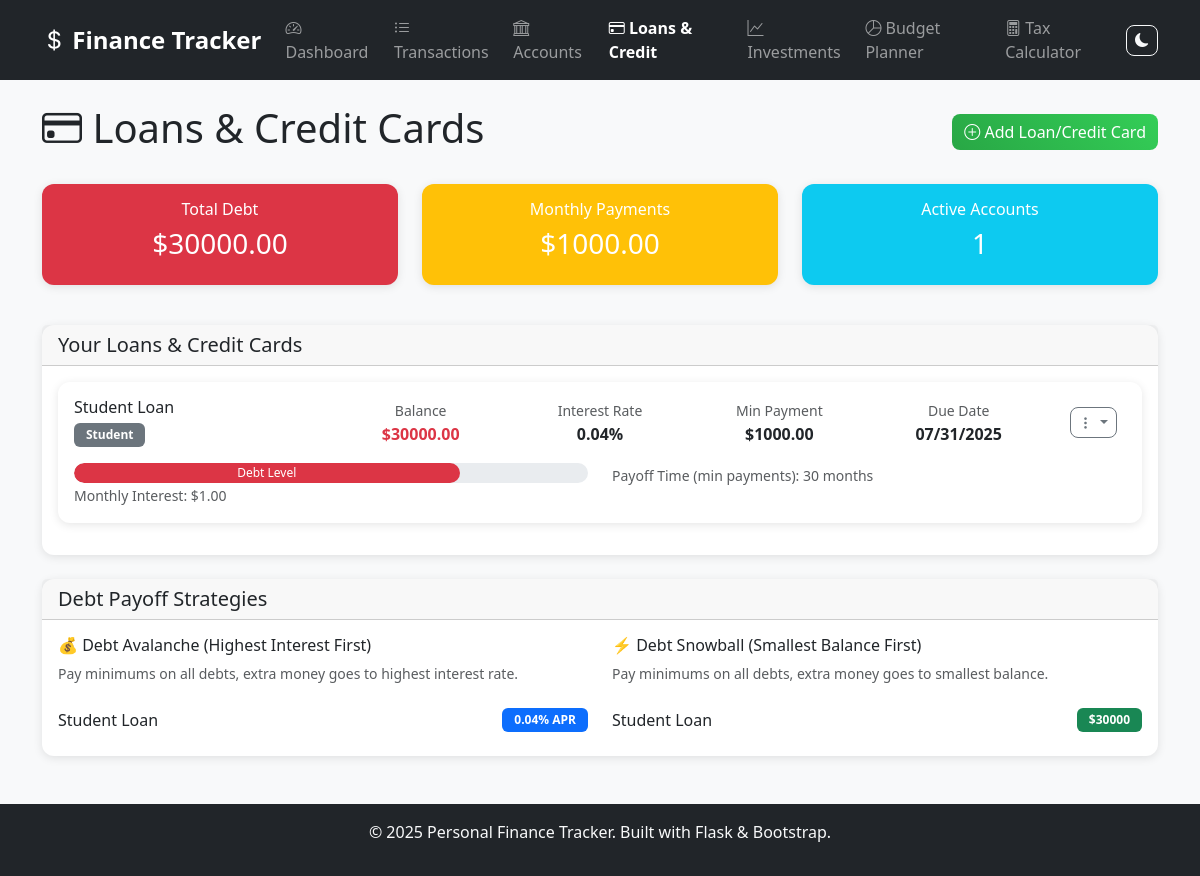
Page /loans on the committed database.
### models/loan.py (models this page shows, shortened)
class Loan(db.Model):
    id = db.Column(db.Integer, primary_key=True)
    name = db.Column(db.String(100), nullable=False)
    balance = db.Column(db.Float, nullable=False)
    original_amount = db.Column(db.Float)
    interest_rate = db.Column(db.Float, nullable=False)  # Annual percentage rate
    minimum_payment = db.Column(db.Float, nullable=False)
    due_date = db.Column(db.Date, nullable=False)
    loan_type = db.Column(db.String(50), nullable=False)  # 'credit_card', 'mortgage', 'auto', 'personal', etc.
    created_at = db.Column(db.DateTime, default=datetime.utcnow)
    def monthly_interest_payment(self):
        monthly_rate = self.interest_rate / 100 / 12
        return self.balance * monthly_rate
    def effective_minimum_payment(self):
        return min(self.minimum_payment, self.balance)
    def is_overpaid(self):
        return self.minimum_payment > self.balance
    def payoff_time_months(self):
        effective_payment = self.effective_minimum_payment()
        if effective_payment <= self.monthly_interest_payment():
            return None  # Will never pay off
        monthly_rate = self.interest_rate / 100 / 12
        if monthly_rate == 0:
            return self.balance / effective_payment
        import math
        numerator = -math.log(1 - (monthly_rate * self.balance / effective_payment))
        denominator = math.log(1 + monthly_rate)
        return numerator / denominator

### app.py (the view)
@app.route('/loans')
def loans():
    loans = Loan.query.all()
    total_monthly_payments = sum(loan.effective_minimum_payment() for loan in loans)
    return render_template('loans.html', loans=loans, total_monthly_payments=total_monthly_payments)

### templates/loans.html (shortened to what this page needs)
{% extends "base.html" %}
{% block content %}
<div class="row">
    <div class="col-12">
        <div class="d-flex justify-content-between align-items-center mb-4">
            <h1><i class="bi bi-credit-card"></i> Loans & Credit Cards</h1>
            <button class="btn btn-success" data-bs-toggle="modal" data-bs-target="#addLoanModal">
                <i class="bi bi-plus-circle"></i> Add Loan/Credit Card
            </button>
        </div>
    </div>
</div>
{% if loans %}
<div class="row mb-4">
    <div class="col-md-4 mb-3">
        <div class="card bg-danger text-white">
            <div class="card-body text-center">
                <h6>Total Debt</h6>
                <h3>${{ "%.2f"|format(loans|map(attribute='balance')|sum) }}</h3>
            </div>
        </div>
    </div>
    <div class="col-md-4 mb-3">
        <div class="card bg-warning text-white">
            <div class="card-body text-center">
                <h6>Monthly Payments</h6>
                <h3>${{ "%.2f"|format(total_monthly_payments) }}</h3>
            </div>
        </div>
    </div>
    <div class="col-md-4 mb-3">
        <div class="card bg-info text-white">
            <div class="card-body text-center">
                <h6>Active Accounts</h6>
                <h3>{{ loans|length }}</h3>
            </div>
        </div>
    </div>
</div>
{% endif %}
<div class="row">
    <div class="col-12">
        <div class="card">
            <div class="card-header">
                <h5 class="card-title mb-0">Your Loans & Credit Cards</h5>
            </div>
            <div class="card-body">
                {% if loans %}
                    {% for loan in loans %}
                    <div class="card mb-3">
                        <div class="card-body">
                            <div class="row align-items-center">
                                <div class="col-md-3">
                                    <h6 class="card-title mb-1">{{ loan.name }}</h6>
                                    <span class="badge {% if loan.loan_type == 'credit_card' %}bg-warning{% elif loan.loan_type == 'mortgage' %}bg-primary{% else %}bg-secondary{% endif %}">
                                        {{ loan.loan_type.replace('_', ' ').title() }}
                                    </span>
                                </div>
                                <div class="col-md-2 text-center">
                                    <small class="text-muted">Balance</small>
                                    <div class="fw-bold text-danger">${{ "%.2f"|format(loan.balance) }}</div>
                                </div>
                                <div class="col-md-2 text-center">
                                    <small class="text-muted">Interest Rate</small>
                                    <div class="fw-bold">{{ "%.2f"|format(loan.interest_rate) }}%</div>
                                </div>
                                <div class="col-md-2 text-center">
                                    <small class="text-muted">Min Payment</small>
                                    <div class="fw-bold">
                                        {% if loan.is_overpaid() %}
                                            <span class="text-warning" title="Payment exceeds balance">
                                                ${{ "%.2f"|format(loan.effective_minimum_payment()) }}*
                                            </span>
                                        {% else %}
                                            ${{ "%.2f"|format(loan.minimum_payment) }}
                                        {% endif %}
                                    </div>
                                </div>
                                <div class="col-md-2 text-center">
                                    <small class="text-muted">Due Date</small>
                                    <div class="fw-bold">{{ loan.due_date.strftime('%m/%d/%Y') }}</div>
                                </div>
                                <div class="col-md-1 text-center">
                                    <div class="dropdown">
                                        <button class="btn btn-sm btn-outline-secondary dropdown-toggle" type="button" data-bs-toggle="dropdown">
                                            <i class="bi bi-three-dots-vertical"></i>
                                        </button>
                                    </div>
                                </div>
                            </div>
                            <div class="row mt-3">
                                <div class="col-md-6">
                                    <div class="progress" style="height: 20px;">
                                        <div class="progress-bar bg-danger" role="progressbar" style="width: 75%">
                                            Debt Level
                                        </div>
                                    </div>
                                    <small class="text-muted">
                                        Monthly Interest: ${{ "%.2f"|format(loan.monthly_interest_payment()) }}
                                    </small>
                                </div>
                                <div class="col-md-6">
                                    {% if loan.payoff_time_months() %}
                                        <small class="text-muted">
                                            Payoff Time (min payments): {{ "%.0f"|format(loan.payoff_time_months()) }} months
                                        </small>
                                    {% else %}
                                        <small class="text-warning">⚠️ Minimum payment doesn't cover interest</small>
                                    {% endif %}
                                </div>
                            </div>
                        </div>
                    </div>
                    {% endfor %}
                {% endif %}
            </div>
        </div>
    </div>
</div>
{% if loans %}
<div class="row mt-4">
    <div class="col-12">
        <div class="card">
            <div class="card-header">
                <h5 class="card-title mb-0">Debt Payoff Strategies</h5>
            </div>
            <div class="card-body">
                <div class="row">
                    <div class="col-md-6">
                        <h6>💰 Debt Avalanche (Highest Interest First)</h6>
                        <p class="text-muted small">Pay minimums on all debts, extra money goes to highest interest rate.</p>
                        <ul class="list-group list-group-flush">
                            {% for loan in loans|sort(attribute='interest_rate', reverse=true) %}
                            <li class="list-group-item d-flex justify-content-between align-items-center px-0">
                                {{ loan.name }}
                                <span class="badge bg-primary">{{ "%.2f"|format(loan.interest_rate) }}% APR</span>
                            </li>
                            {% endfor %}
                        </ul>
                    </div>
                    <div class="col-md-6">
                        <h6>⚡ Debt Snowball (Smallest Balance First)</h6>
                        <p class="text-muted small">Pay minimums on all debts, extra money goes to smallest balance.</p>
                        <ul class="list-group list-group-flush">
                            {% for loan in loans|sort(attribute='balance') %}
                            <li class="list-group-item d-flex justify-content-between align-items-center px-0">
                                {{ loan.name }}
                                <span class="badge bg-success">${{ "%.0f"|format(loan.balance) }}</span>
                            </li>
                            {% endfor %}
                        </ul>
                    </div>
                </div>
            </div>
        </div>
    </div>
</div>
{% endif %}
{% endblock %}

### templates/base.html (shortened to what this page needs)
<!DOCTYPE html>
<html lang="en">
<head>
    <link href="https://cdn.jsdelivr.net/npm/bootstrap@5.3.2/dist/css/bootstrap.min.css" rel="stylesheet">
    <link href="https://cdn.jsdelivr.net/npm/bootstrap-icons@1.11.2/font/bootstrap-icons.css" rel="stylesheet">
    <link rel="stylesheet" href="{{ url_for('static', filename='css/style.css') }}">
</head>
<body>
    <nav class="navbar navbar-expand-lg navbar-dark bg-dark">
        <div class="container">
            <a class="navbar-brand" href="{{ url_for('dashboard') }}">
                <i class="bi bi-currency-dollar"></i> Finance Tracker
            </a>
            <div class="collapse navbar-collapse" id="navbarNav">
                <ul class="navbar-nav me-auto">
                    <li class="nav-item">
                        <a class="nav-link {% if request.endpoint == 'dashboard' %}active{% endif %}"
                           href="{{ url_for('dashboard') }}">
                            <i class="bi bi-speedometer2"></i> Dashboard
                        </a>
                    </li>
                    <li class="nav-item">
                        <a class="nav-link {% if request.endpoint == 'transactions' %}active{% endif %}"
                           href="{{ url_for('transactions') }}">
                            <i class="bi bi-list-ul"></i> Transactions
                        </a>
                    </li>
                    <li class="nav-item">
                        <a class="nav-link {% if request.endpoint == 'accounts' %}active{% endif %}"
                           href="{{ url_for('accounts') }}">
                            <i class="bi bi-bank"></i> Accounts
                        </a>
                    </li>
                    <li class="nav-item">
                        <a class="nav-link {% if request.endpoint == 'loans' %}active{% endif %}"
                           href="{{ url_for('loans') }}">
                            <i class="bi bi-credit-card"></i> Loans & Credit
                        </a>
                    </li>
                    <li class="nav-item">
                        <a class="nav-link {% if request.endpoint == 'investments' %}active{% endif %}"
                           href="{{ url_for('investments') }}">
                            <i class="bi bi-graph-up"></i> Investments
                        </a>
                    </li>
                    <li class="nav-item">
                        <a class="nav-link {% if request.endpoint == 'budget' %}active{% endif %}"
                           href="{{ url_for('budget') }}">
                            <i class="bi bi-pie-chart"></i> Budget Planner
                        </a>
                    </li>
                    <li class="nav-item">
                        <a class="nav-link {% if request.endpoint == 'taxes' %}active{% endif %}"
                           href="{{ url_for('taxes') }}">
                            <i class="bi bi-calculator"></i> Tax Calculator
                        </a>
                    </li>
                </ul>
                <ul class="navbar-nav">
                    <li class="nav-item">
                        <button class="btn btn-outline-light btn-sm" id="darkModeToggle">
                            <i class="bi bi-moon-fill"></i>
                        </button>
                    </li>
                </ul>
            </div>
        </div>
    </nav>
    <main class="container mt-4">
        {% block content %}{% endblock %}
    </main>
    <footer class="bg-dark text-light text-center py-3 mt-5">
        <div class="container">
            <p>&copy; 2025 Personal Finance Tracker. Built with Flask & Bootstrap.</p>
        </div>
    </footer>
</body>
</html>

### static/css/style.css (style rules this page uses)
:root { --primary-color: #007bff; --success-color: #28a745; --danger-color: #dc3545; --warning-color: #ffc107; --info-color: #17a2b8; --light-color: #f8f9fa; --dark-color: #343a40; }
body { font-family: 'Segoe UI', Tahoma, Geneva, Verdana, sans-serif; background-color: var(--light-color); transition: background-color 0.3s ease; }
.navbar-brand { font-weight: bold; font-size: 1.5rem; }
.nav-link.active { font-weight: 600; }
.card { border: none; border-radius: 12px; box-shadow: 0 2px 10px rgba(0, 0, 0, 0.1); transition: transform 0.2s ease, box-shadow 0.2s ease; }
.badge { font-size: 0.75rem; padding: 0.375rem 0.75rem; border-radius: 6px; }
.btn { border-radius: 8px; font-weight: 500; transition: all 0.3s ease; }
.btn-success { background: linear-gradient(45deg, #28a745, #34ce57); border: none; }
.progress { border-radius: 10px; height: 8px; }
.progress-bar { border-radius: 10px; }

### rows in the picture
Loan: name "Student Loan", loan_type.replace "Student", balance "30000.00", interest_rate "0.04", minimum_payment "1000.00", due_date "07/31/2025", monthly_interest_payment "1.00", payoff_time_months "30", balance "30000"

### other values in the picture
{{ "%.2f"|format(loans|map(attribute='balance')|sum) }} "30000.00"
{{ "%.2f"|format(total_monthly_payments) }} "1000.00"
{{ loans|length }} "1"
